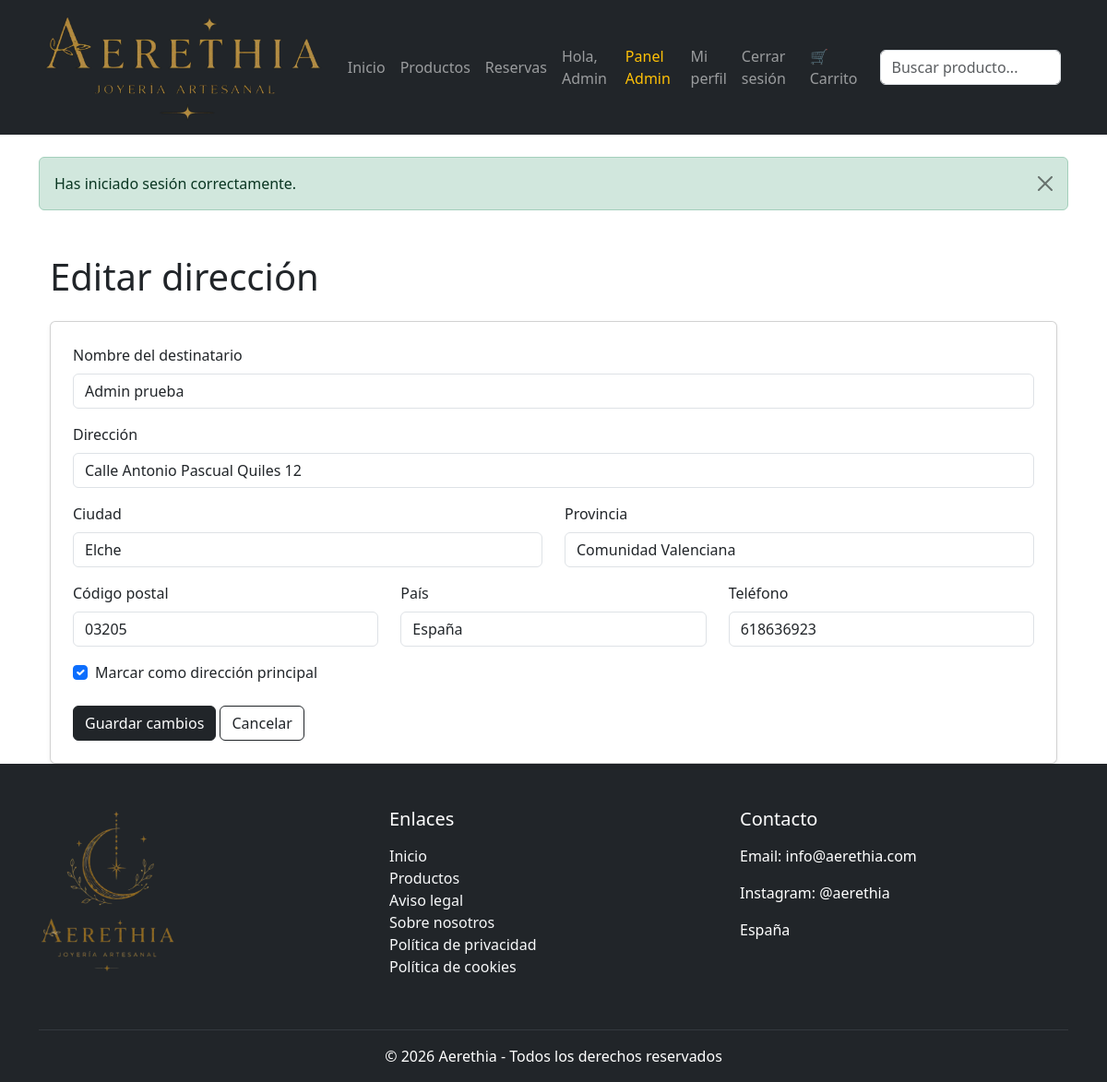
Screenshot of /index.php?controller=direccion&action=editar&id=26 (signed in) with the database file from the repository.
### tables this page shows
CREATE TABLE `direcciones` (
  `id_direccion` int(11) NOT NULL,
  `id_usuario` int(11) NOT NULL,
  `nombre_destinatario` varchar(150) NOT NULL,
  `direccion` varchar(255) NOT NULL,
  `ciudad` varchar(100) NOT NULL,
  `provincia` varchar(100) DEFAULT NULL,
  `codigo_postal` varchar(10) DEFAULT NULL,
  `pais` varchar(100) DEFAULT 'España',
  `telefono` varchar(20) DEFAULT NULL,
  `principal` tinyint(1) DEFAULT 0
);

### htdocs/app/controllers/DireccionController.php (called while the page is built, shortened)
<?php
require_once __DIR__ . "/../models/Direccion.php";
class DireccionController {
    public function editar() {
        $id_usuario = $_SESSION["usuario"]["id_usuario"];
        $id_direccion = $_GET["id"] ?? null;
        $direccion = Direccion::obtenerPorId($id_direccion, $id_usuario);
        require_once __DIR__ . "/../views/direcciones/editar.php";
    }
}
?>

### htdocs/index.php (called while the page is built, shortened)
<?php
$action     = isset($_GET['action'])     ? $_GET['action']     : 'index';
$controllerObject = new $controllerName();
$controllerObject->$action();
?>

### htdocs/app/models/Direccion.php (called while the page is built, shortened)
<?php
class Direccion {
    public static function obtenerPorId($id_direccion, $id_usuario) {
        $db = Conexion::conectar();
        $sql = "SELECT * FROM direcciones
                WHERE id_direccion = :id_direccion
                AND id_usuario = :id_usuario";
        $stmt = $db->prepare($sql);
        $stmt->bindParam(":id_direccion", $id_direccion);
        $stmt->bindParam(":id_usuario", $id_usuario);
        $stmt->execute();
        return $stmt->fetch(PDO::FETCH_ASSOC);
    }
}
?>

### htdocs/app/views/direcciones/editar.php (the view, shortened to what this page needs)
<?php require_once __DIR__ . "/../layouts/header.php"; ?>
<div class="container mt-5">
    <h1 class="mb-4">Editar dirección</h1>
    <form action="index.php?controller=direccion&action=actualizar" method="POST" class="card shadow-sm p-4">
        <div class="mb-3">
            <label class="form-label">Nombre del destinatario</label>
            <input
                type="text"
                name="nombre_destinatario"
                class="form-control"
                value="<?= htmlspecialchars($direccion["nombre_destinatario"]) ?>"
                required
            >
        </div>
        <div class="mb-3">
            <label class="form-label">Dirección</label>
            <input
                type="text"
                name="direccion"
                class="form-control"
                value="<?= htmlspecialchars($direccion["direccion"]) ?>"
                required
            >
        </div>
        <div class="row">
            <div class="col-md-6 mb-3">
                <label class="form-label">Ciudad</label>
                <input
                    type="text"
                    name="ciudad"
                    class="form-control"
                    value="<?= htmlspecialchars($direccion["ciudad"]) ?>"
                    required
                >
            </div>
            <div class="col-md-6 mb-3">
                <label class="form-label">Provincia</label>
                <input
                    type="text"
                    name="provincia"
                    class="form-control"
                    value="<?= htmlspecialchars($direccion["provincia"]) ?>"
                >
            </div>
        </div>
        <div class="row">
            <div class="col-md-4 mb-3">
                <label class="form-label">Código postal</label>
                <input
                    type="text"
                    name="codigo_postal"
                    class="form-control"
                    value="<?= htmlspecialchars($direccion["codigo_postal"]) ?>"
                >
            </div>
            <div class="col-md-4 mb-3">
                <label class="form-label">País</label>
                <input
                    type="text"
                    name="pais"
                    class="form-control"
                    value="<?= htmlspecialchars($direccion["pais"]) ?>"
                >
            </div>
            <div class="col-md-4 mb-3">
                <label class="form-label">Teléfono</label>
                <input
                    type="text"
                    name="telefono"
                    class="form-control"
                    value="<?= htmlspecialchars($direccion["telefono"]) ?>"
                >
            </div>
        </div>
        <div class="form-check mb-4">
            <input
                type="checkbox"
                name="principal"
                value="1"
                class="form-check-input"
                id="principal"
                <?= $direccion["principal"] == 1 ? "checked" : "" ?>
            >
            <label class="form-check-label" for="principal">
                Marcar como dirección principal
            </label>
        </div>
        <div>
            <button type="submit" class="btn btn-dark">
                Guardar cambios
            </button>
            <a href="index.php?controller=direccion&action=index" class="btn btn-outline-dark">
                Cancelar
            </a>
        </div>
    </form>
</div>
<?php require_once __DIR__ . "/../layouts/footer.php"; ?>

### rows the page displays
direcciones: nombre_destinatario "Admin prueba", direccion "Calle Antonio Pascual Quiles 12", ciudad "Elche", provincia "Comunidad Valenciana", codigo_postal "03205", pais "España", telefono "618636923", principal "☑"

### other values shown
$_SESSION["usuario"]["nombre"] "Admin"
$_SESSION["mensaje"] "Has iniciado sesión correctamente."
